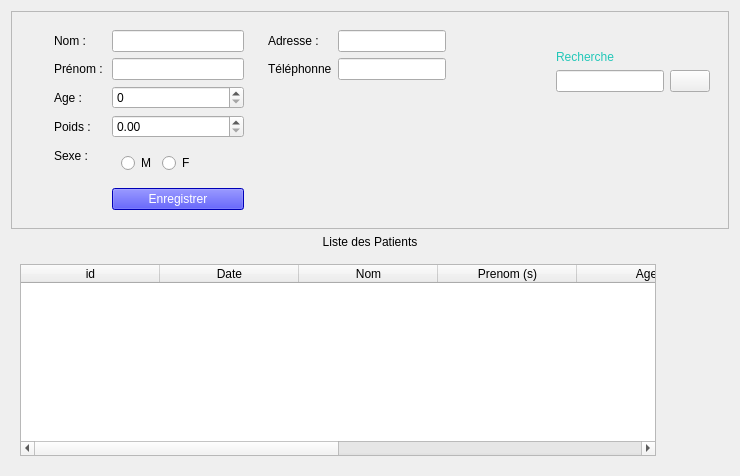
     <widget class="QWidget" name="patient">
      <attribute name="title">
       <string>Patient</string>
      </attribute>
      <layout class="QVBoxLayout" name="verticalLayout_2">
       <item>
        <widget class="QFrame" name="cont_info_personel">
         <property name="frameShape">
          <enum>QFrame::StyledPanel</enum>
         </property>
         <property name="frameShadow">
          <enum>QFrame::Raised</enum>
         </property>
         <layout class="QHBoxLayout" name="horizontalLayout">
          <item>
           <widget class="QWidget" name="widget_21" native="true">
            <layout class="QHBoxLayout" name="horizontalLayout_12"/>
           </widget>
          </item>
          <item>
           <widget class="QWidget" name="widget_2" native="true">
            <property name="autoFillBackground">
             <bool>false</bool>
            </property>
            <layout class="QFormLayout" name="formLayout_2">
             <item row="0" column="0">
              <widget class="QLabel" name="label">
               <property name="styleSheet">
                <string notr="true"/>
               </property>
               <property name="text">
                <string>Nom : </string>
               </property>
              </widget>
             </item>
             <item row="0" column="1">
              <widget class="QLineEdit" name="nom">
               <property name="styleSheet">
                <string notr="true"/>
               </property>
              </widget>
             </item>
             <item row="1" column="0">
              <widget class="QLabel" name="label_2">
               <property name="styleSheet">
                <string notr="true"/>
               </property>
               <property name="text">
                <string>Prénom : </string>
               </property>
              </widget>
             </item>
             <item row="2" column="0">
              <widget class="QLabel" name="label_3">
               <property name="styleSheet">
                <string notr="true"/>
               </property>
               <property name="text">
                <string>Age :</string>
               </property>
              </widget>
             </item>
             <item row="4" column="0">
              <widget class="QLabel" name="label_4">
               <property name="styleSheet">
                <string notr="true"/>
               </property>
               <property name="text">
                <string>Poids :</string>
               </property>
              </widget>
             </item>
             <item row="6" column="0">
              <widget class="QLabel" name="label_7">
               <property name="styleSheet">
                <string notr="true"/>
               </property>
               <property name="text">
                <string>Sexe : </string>
               </property>
              </widget>
             </item>
             <item row="6" column="1">
              <widget class="QWidget" name="widget_3" native="true">
               <layout class="QHBoxLayout" name="horizontalLayout_2">
                <item>
                 <widget class="QRadioButton" name="btn_M">
                  <property name="text">
                   <string>M</string>
                  </property>
                 </widget>
                </item>
                <item>
                 <widget class="QRadioButton" name="btn_F">
                  <property name="text">
                   <string>F</string>
                  </property>
                 </widget>
                </item>
                <item>
                 <spacer name="horizontalSpacer">
                  <property name="orientation">
                   <enum>Qt::Horizontal</enum>
                  </property>
                  <property name="sizeHint" stdset="0">
                   <size>
                    <width>40</width>
                    <height>20</height>
                   </size>
                  </property>
                 </spacer>
                </item>
               </layout>
              </widget>
             </item>
             <item row="7" column="1">
              <widget class="QPushButton" name="save_p">
               <property name="styleSheet">
                <string notr="true">background-color: blue;
color: rgb(255, 255, 255);

</string>
               </property>
               <property name="text">
                <string>Enregistrer</string>
               </property>
               <property name="icon">
                <iconset>
                 <normaloff>../../../../../../../.designer/ressource/icon/valide.png</normaloff>../../../../../../../.designer/ressource/icon/valide.png</iconset>
               </property>
              </widget>
             </item>
             <item row="2" column="1">
              <widget class="QSpinBox" name="age"/>
             </item>
             <item row="4" column="1">
              <widget class="QDoubleSpinBox" name="poids"/>
             </item>
             <item row="1" column="1">
              <widget class="QLineEdit" name="prenom"/>
             </item>
            </layout>
           </widget>
          </item>
          <item>
           <widget class="QWidget" name="widget_4" native="true">
            <layout class="QGridLayout" name="gridLayout">
             <item row="1" column="2">
              <widget class="QPushButton" name="btn_ico_tel">
               <property name="enabled">
                <bool>true</bool>
               </property>
               <property name="text">
                <string/>
               </property>
               <property name="icon">
                <iconset>
                 <normaloff>../../../../../../../.designer/ressource/icon/010-call.png</normaloff>../../../../../../../.designer/ressource/icon/010-call.png</iconset>
               </property>
               <property name="iconSize">
                <size>
                 <width>24</width>
                 <height>24</height>
                </size>
               </property>
               <property name="flat">
                <bool>true</bool>
               </property>
              </widget>
             </item>
             <item row="1" column="0">
              <widget class="QLabel" name="label_6">
               <property name="styleSheet">
                <string notr="true"/>
               </property>
               <property name="text">
                <string>Téléphonne</string>
               </property>
              </widget>
             </item>
             <item row="1" column="1">
              <widget class="QLineEdit" name="tel"/>
             </item>
             <item row="0" column="1">
              <widget class="QLineEdit" name="adresse"/>
             </item>
             <item row="0" column="2">
              <widget class="QPushButton" name="btn_ico">
               <property name="enabled">
                <bool>true</bool>
               </property>
               <property name="text">
                <string/>
               </property>
               <property name="icon">
                <iconset>
                 <normaloff>../../../../../../../.designer/ressource/icon/037-place.png</normaloff>../../../../../../../.designer/ressource/icon/037-place.png</iconset>
               </property>
               <property name="flat">
                <bool>true</bool>
               </property>
              </widget>
             </item>
             <item row="0" column="0">
              <widget class="QLabel" name="label_5">
               <property name="styleSheet">
                <string notr="true"/>
               </property>
               <property name="text">
                <string>Adresse :</string>
               </property>
              </widget>
             </item>
             <item row="3" column="1">
              <spacer name="verticalSpacer">
               <property name="orientation">
                <enum>Qt::Vertical</enum>
               </property>
               <property name="sizeHint" stdset="0">
                <size>
                 <width>20</width>
                 <height>40</height>
                </size>
               </property>
              </spacer>
             </item>
            </layout>
           </widget>
          </item>
          <item>
           <widget class="QFrame" name="frame_22">
            <layout class="QGridLayout" name="gridLayout_2">
             <item row="2" column="2">
              <widget class="QPushButton" name="btn_rech">
               <property name="enabled">
                <bool>true</bool>
               </property>
               <property name="text">
                <string/>
               </property>
               <property name="iconSize">
                <size>
                 <width>28</width>
                 <height>28</height>
                </size>
               </property>
               <property name="flat">
                <bool>false</bool>
               </property>
              </widget>
             </item>
             <item row="0" column="1" colspan="2">
              <widget class="QLabel" name="image_p">
               <property name="text">
                <string/>
               </property>
               <property name="pixmap">
                <pixmap>../../../../../../../.designer/res/logo.png</pixmap>
               </property>
               <property name="alignment">
                <set>Qt::AlignHCenter|Qt::AlignTop</set>
               </property>
              </widget>
             </item>
             <item row="4" column="1">
              <spacer name="verticalSpacer_14">
               <property name="orientation">
                <enum>Qt::Vertical</enum>
               </property>
               <property name="sizeHint" stdset="0">
                <size>
                 <width>20</width>
                 <height>40</height>
                </size>
               </property>
              </spacer>
             </item>
             <item row="2" column="1">
              <widget class="QLineEdit" name="rech_p"/>
             </item>
             <item row="1" column="1" colspan="2">
              <widget class="QLabel" name="label_16">
               <property name="styleSheet">
                <string notr="true">color: rgb(34, 199, 184);
font: 87 8pt &quot;Segoe UI Black&quot;;</string>
               </property>
               <property name="text">
                <string>Recherche</string>
               </property>
               <property name="alignment">
                <set>Qt::AlignLeading|Qt::AlignLeft|Qt::AlignVCenter</set>
               </property>
              </widget>
             </item>
             <item row="2" column="0">
              <spacer name="horizontalSpacer_4">
               <property name="orientation">
                <enum>Qt::Horizontal</enum>
               </property>
               <property name="sizeHint" stdset="0">
                <size>
                 <width>40</width>
                 <height>20</height>
                </size>
               </property>
              </spacer>
             </item>
            </layout>
           </widget>
          </item>
         </layout>
        </widget>
       </item>
       <item>
        <widget class="QLabel" name="label_17">
         <property name="styleSheet">
          <string notr="true">font: 16pt &quot;Stencil&quot;;</string>
         </property>
         <property name="text">
          <string>Liste des Patients</string>
         </property>
         <property name="alignment">
          <set>Qt::AlignCenter</set>
         </property>
        </widget>
       </item>
       <item>
        <widget class="QWidget" name="widget" native="true">
         <layout class="QHBoxLayout" name="horizontalLayout_15">
          <item>
           <widget class="QTableWidget" name="vue_patient">
            <property name="styleSheet">
             <string notr="true">selection-background-color: rgb(32, 189, 175);
alternate-background-color: rgb(225, 225, 225);
font: 75 10pt &quot;Myanmar Text&quot;;
</string>
            </property>
            <property name="alternatingRowColors">
             <bool>true</bool>
            </property>
            <property name="showGrid">
             <bool>true</bool>
            </property>
            <property name="sortingEnabled">
             <bool>true</bool>
            </property>
            <attribute name="horizontalHeaderCascadingSectionResizes">
             <bool>true</bool>
            </attribute>
            <attribute name="horizontalHeaderDefaultSectionSize">
             <number>139</number>
            </attribute>
            <attribute name="horizontalHeaderStretchLastSection">
             <bool>true</bool>
            </attribute>
            <column>
             <property name="text">
              <string>id</string>
             </property>
            </column>
            <column>
             <property name="text">
              <string>Date</string>
             </property>
            </column>
            <column>
             <property name="text">
              <string>Nom</string>
             </property>
            </column>
            <column>
             <property name="text">
              <string>Prenom (s)</string>
             </property>
            </column>
            <column>
             <property name="text">
              <string>Age</string>
             </property>
            </column>
            <column>
             <property name="text">
              <string>Poid</string>
             </property>
            </column>
            <column>
             <property name="text">
              <string>Téléphone</string>
             </property>
            </column>
            <column>
             <property name="text">
              <string>Sexe</string>
             </property>
            </column>
           </widget>
          </item>
          <item>
           <widget class="QWidget" name="widget_27" native="true">
            <layout class="QVBoxLayout" name="verticalLayout_16">
             <item>
              <widget class="QPushButton" name="imprimer_p">
               <property name="text">
                <string/>
               </property>
               <property name="icon">
                <iconset>
                 <normaloff>../../../../../../../.designer/ressource/icon/printer.png</normaloff>../../../../../../../.designer/ressource/icon/printer.png</iconset>
               </property>
               <property name="iconSize">
                <size>
                 <width>32</width>
                 <height>32</height>
                </size>
               </property>
               <property name="flat">
                <bool>true</bool>
               </property>
              </widget>
             </item>
             <item>
              <widget class="QPushButton" name="btn_modifier_p">
               <property name="text">
                <string/>
               </property>
               <property name="icon">
                <iconset>
                 <normaloff>../../../../../../../.designer/ressource/icon/mod.png</normaloff>../../../../../../../.designer/ressource/icon/mod.png</iconset>
               </property>
               <property name="iconSize">
                <size>
                 <width>32</width>
                 <height>32</height>
                </size>
               </property>
               <property name="flat">
                <bool>true</bool>
               </property>
              </widget>
             </item>
             <item>
              <widget class="QPushButton" name="btn_supp_p">
               <property name="text">
                <string/>
               </property>
               <property name="icon">
                <iconset>
                 <normaloff>../../../../../../../.designer/ressource/icon/supp.png</normaloff>../../../../../../../.designer/ressource/icon/supp.png</iconset>
               </property>
               <property name="iconSize">
                <size>
                 <width>32</width>
                 <height>32</height>
                </size>
               </property>
               <property name="flat">
                <bool>true</bool>
               </property>
              </widget>
             </item>
             <item>
              <widget class="QPushButton" name="planif_rdv_p">
               <property name="text">
                <string/>
               </property>
               <property name="iconSize">
                <size>
                 <width>32</width>
                 <height>32</height>
                </size>
               </property>
               <property name="flat">
                <bool>true</bool>
               </property>
              </widget>
             </item>
             <item>
              <spacer name="verticalSpacer_12">
               <property name="orientation">
                <enum>Qt::Vertical</enum>
               </property>
               <property name="sizeHint" stdset="0">
                <size>
                 <width>20</width>
                 <height>40</height>
                </size>
               </property>
              </spacer>
             </item>
            </layout>
           </widget>
          </item>
         </layout>
        </widget>
       </item>
      </layout>
     </widget>
